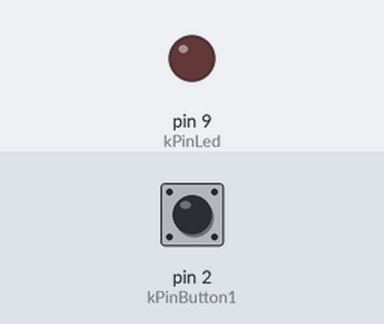
The sketch below on a simulated Arduino Uno, built with avr-gcc and run on an emulated ATmega328P. Shown: output pins drawn as LEDs (lit = HIGH). Inputs (shaded band) come from the test bench; at power-on: pin 2 (kPinButton1) HIGH.

Above: at 1.2 s.
1.3 s: pin 2 (kPinButton1) pulled LOW for 0.15 s
At 1.37 s:
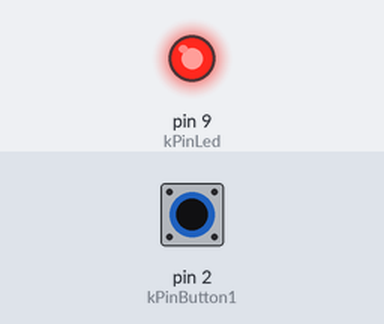
2.9 s: pin 2 (kPinButton1) pulled LOW for 3.2 s
At 7.0 s:
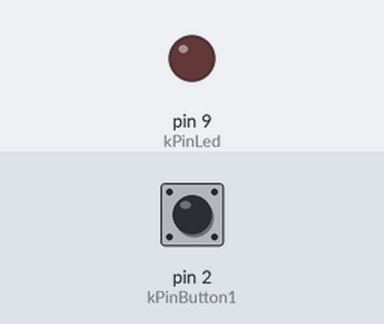
Timing chart, 0 to 8.5 s (numbered marks = the images above; inputs shaded):
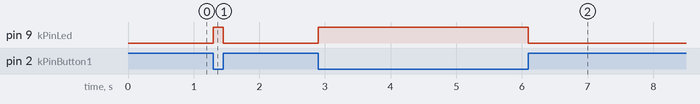

Measured:
- after the input at 1.3 s, pin 9 (kPinLed): LOW → HIGH at once, → LOW 0.15 s later
- after the input at 2.9 s, pin 9 (kPinLed): LOW → HIGH at once, → LOW 3.2 s later

The sketch:

sketch.ino
```cpp
const int kPinButton1 = 2;
const int kPinLed = 9;

void setup()
{
  pinMode(kPinButton1, INPUT);
  digitalWrite(kPinButton1, HIGH);
  pinMode(kPinLed, OUTPUT);
}

void loop()
{
  if(digitalRead(kPinButton1) == LOW)
  {
    digitalWrite(kPinLed, HIGH);
  }
  else
  {
    digitalWrite(kPinLed, LOW);
  }
}
```
